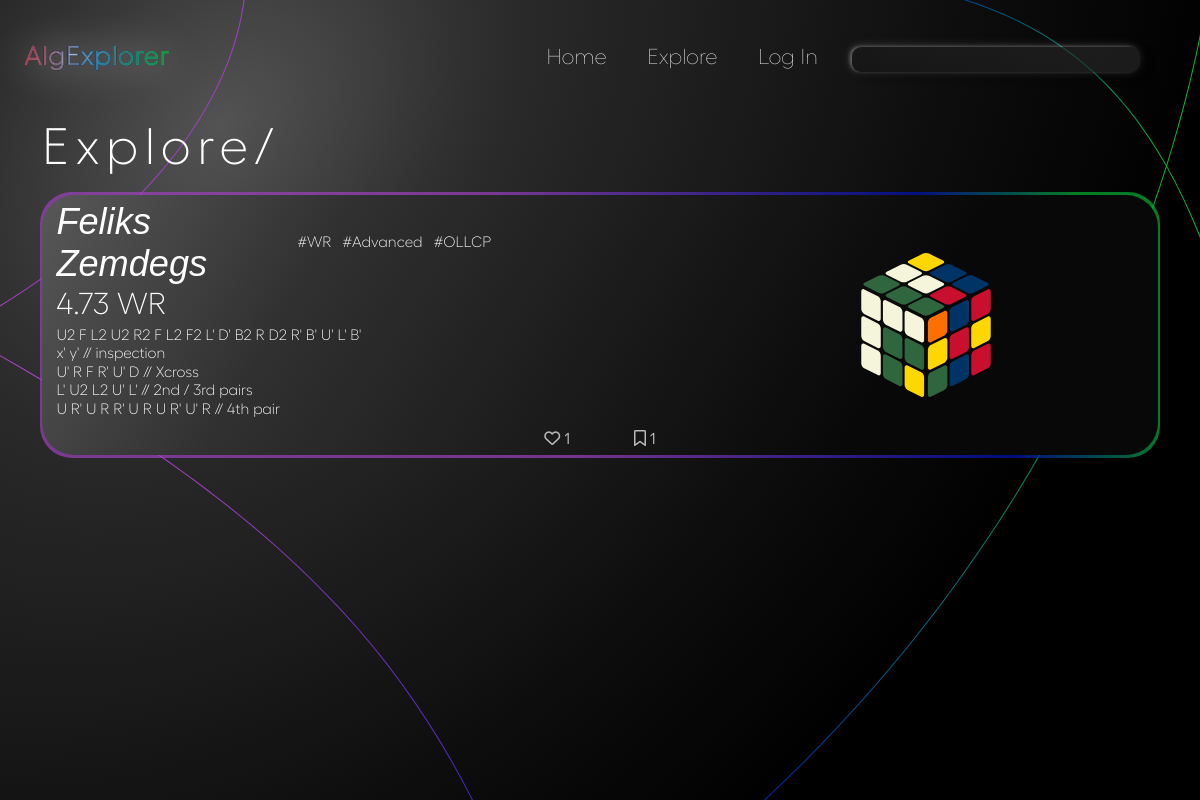
The app's page /solves/c3687654-b016-4b82-9854-2903b6af06de/, older data.
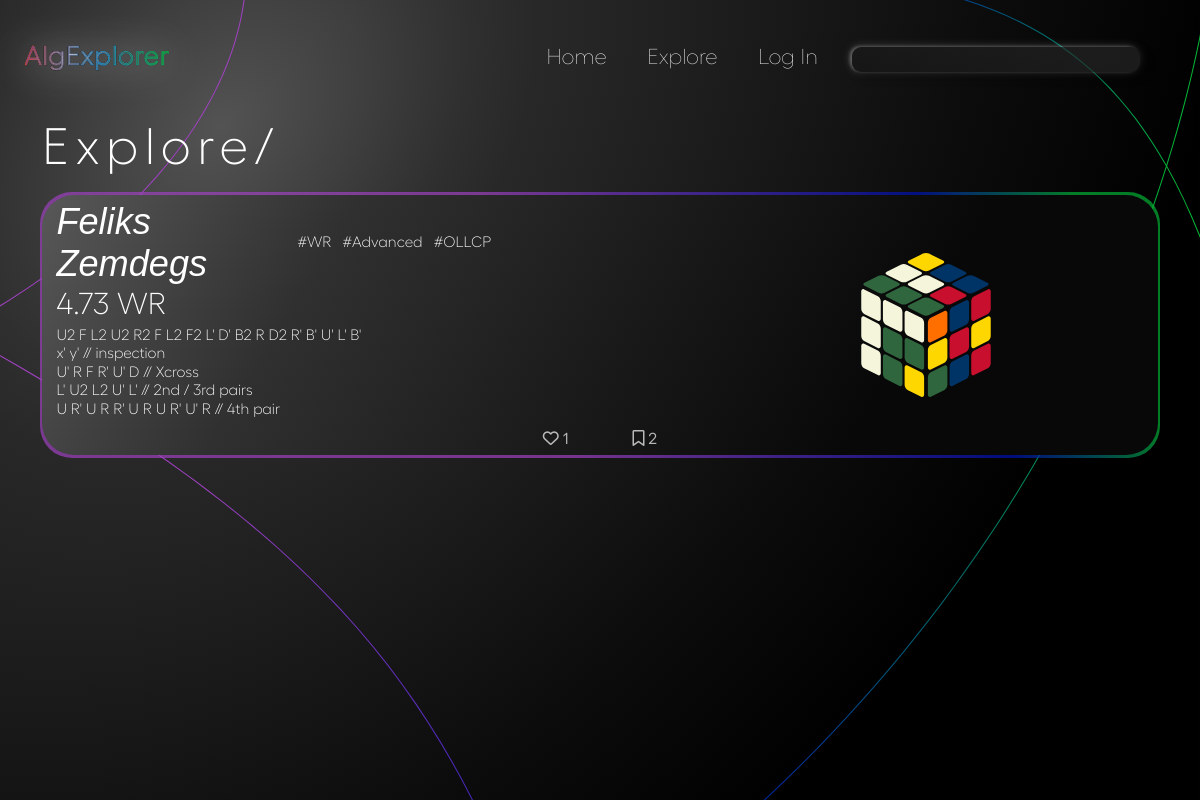
The same page, newer data.
### algorithms/models.py (models this page shows, shortened)
class Algorithm(models.Model):
    id = models.UUIDField(default=uuid.uuid4, unique=True, primary_key=True, editable=False)
    date_added = models.DateTimeField(auto_now_add=True)
    owner = models.ForeignKey(Profile, null=True, blank=True, on_delete=models.CASCADE)
    solver = models.CharField(max_length=50)
    description = models.CharField(null=True, blank=True, max_length=50, default="-")
    scramble = models.CharField(default="", max_length=100, null=False, validators=[
        RegexValidator(
            regex = r"^([RLUDFBMESrludfbxyz]{1}([2]|[']|2')? +)*([RLUDFBMESrludfbxyz]{1}([2]|[']|2')? *){1}$",
            message = "Invalid scramble.",
            code = "invalid_scramble"
        )
    ])
    content = models.TextField(max_length=1000, null=False, validators=[
        RegexValidator(
            regex = r"^( |\n|//[^\n]*)*([RLUDFBMESrludfbxyz]{1}([2]|[']|2')?( |\n|//[^\n]*)+)*([RLUDFBMESrludfbxyz]{1}([2]|[']|2')?( |\n|//[^\n]*)*){1}$",
            message = "Invalid solve.",
            code = "invalid_solve",
            flags = M
        )
    ])
    tags = models.ManyToManyField("Tag", blank=True, related_name="algs")
    cube_state = models.CharField(editable=False, max_length=54, default="wwwwwwwwwyyyyyyyyyrrrrrrrrrooooooooogggggggggbbbbbbbbb")
    image = models.ImageField(editable=False, null=True, blank=True, upload_to="algorithms/", default="algorithms/default.svg")
    users_hearts = models.ManyToManyField(Profile, blank=True, related_name="hearted_algs")
    users_saved = models.ManyToManyField(Profile, blank=True, related_name="saved_algs")
    heart_count = models.IntegerField(default=0, blank=True, null=True)
    saved_count = models.IntegerField(default=0, blank=True, null=True)

### algorithms/views.py (the view)
# urls.py: path('solves/<str:pk>/', views.getAlg, name="alg"),
def getAlg(request, pk):
    try:
        alg = Algorithm.objects.get(id=pk)
    except ObjectDoesNotExist:
        return redirect('algs-main')
    context = {'alg' : alg}
    return render(request, 'algorithms/alg1.html', context)

### algorithms/models.py (called while the page is built)
    def __str__(self):
        return self.name

### algorithms/templates/algorithms/alg1.html (shortened to what this page needs)
{% extends 'main.html' %}
{% load static %}
{% block includes %}
    <link rel="stylesheet" type="text/css" href="{% static 'algorithms/css/alg.css' %}">
{% endblock includes %}
{% block content %}
<div id="explore-bg-lines"></div>
<div id="content">
    <h2 id="explore-title">Explore/</h2>
        <div href="{% url 'alg' alg.id %}" class="alg-card" data-id="{{alg.id}}">
            <div class="alg-card-content">
                <div class="alg-card-text">
                    <div class="alg-title-row">
                        <h3 class="solver-name">{{alg.solver}}</h3>
                        {% for tag in alg.tags.all|slice:":3" %}
                            <h5 class="alg-tag">#{{tag}}</h5>
                        {% endfor %}
                    </div>
                    <h4 class="alg-description">{{alg.description}}</h4>
                    <div class="alg-content">
                        {{alg.scramble}} <br>
                        {{alg.content|linebreaksbr}}
                    </div>
                </div>
                <div class="alg-card-views">
                    <div class="info-line">
                        {% if not request.user.is_authenticated %}
                            <a href="{% url 'login' %}">
                            <div class="heart-info" data-hearted="0">
                                <i class="fa-regular fa-heart"></i>
                                <span>{{alg.heart_count}}</span>
                            </div>
                        </a>
                        {% elif request.user.profile not in alg.users_hearts.all %}
                            <div class="heart-info" data-hearted="0">
                                <i class="fa-regular fa-heart"></i>
                                <span>{{alg.heart_count}}</span>
                            </div>
                        {% else %}
                            <div class="heart-info" data-hearted="1">
                                <i class="fa-solid fa-heart"></i>
                                <span>{{alg.heart_count}}</span>
                            </div>
                        {% endif %}
                        {% if not request.user.is_authenticated %}
                        <a href="{% url 'login' %}">
                        <div class="saved-info" data-saved="0">
                            <i class="fa-regular fa-bookmark"></i>
                            <span>{{alg.saved_count}}</span>
                        </div>
                    </a>
                        {% elif request.user.profile not in alg.users_saved.all %}
                        <div class="saved-info" data-saved="0">
                            <i class="fa-regular fa-bookmark"></i>
                            <span>{{alg.saved_count}}</span>
                        </div>
                        {% else %}
                        <div class="saved-info" data-saved="1">
                            <i class="fa-solid fa-bookmark"></i>
                            <span>{{alg.saved_count}}</span>
                        </div>
                        {% endif %}
                    </div>
                </div>
                <div class="alg-card-cube">
                    <img class="alg-cube" src="{{alg.image.url}}" alt="">
                </div>
            </div>
        </div>
</div>
{% endblock content %}

Row changes from the older to the newer data that the page shows:
changed Algorithm "Feliks Zemdegs": saved_count "1" → "2"
